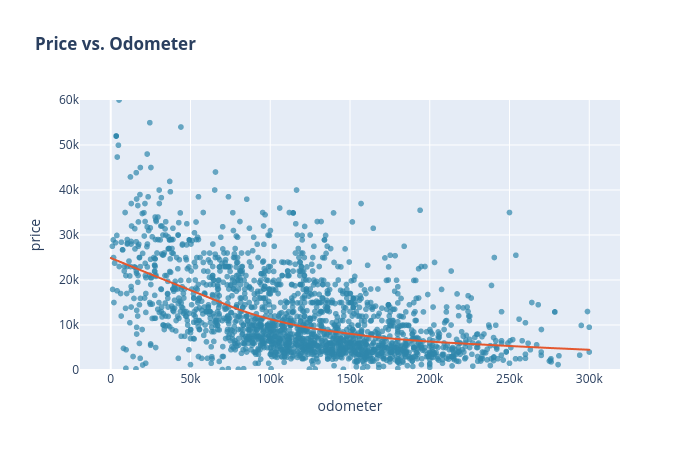

This figure's notebook cell:
### Markdown cell above
### 3.2. Price x Odometer Scatter

### Code cell
px.scatter(vehicles_df.sample(2000, random_state=32),
           x='odometer', 
           y='price',
           opacity=0.7, 
           trendline='lowess', 
           trendline_color_override='#E4572E',
           color_discrete_sequence=['#2E86AB'], 
           range_y=[0, 60000],
           title='<b>Price vs. Odometer</b>', 
           width=700, 
           height=450)

### Figure 1 — Plotly figure (JSON) as saved in the notebook; plotly's stock layout.template omitted (floating-point values rounded to 4 significant figures; data arrays with more than 128 entries replaced by an {"elided": "..."} marker saying what was removed)
{"data": [{"hovertemplate": "odometer=%{x}<br>price=%{y}<extra></extra>", "legendgroup": "", "marker": {"color": "#2E86AB", "opacity": 0.7, "symbol": "circle"}, "mode": "markers", "name": "", "showlegend": false, "type": "scattergl", "x": {"elided": "2000 int values"}, "xaxis": "x", "y": {"elided": "2000 int values"}, "yaxis": "y"}, {"hovertemplate": "<b>LOWESS trendline</b><br><br>odometer=%{x}<br>price=%{y} <b>(trend)</b><extra></extra>", "legendgroup": "", "line": {"color": "#E4572E"}, "marker": {"color": "#2E86AB", "symbol": "circle"}, "mode": "lines", "name": "", "showlegend": false, "type": "scattergl", "x": {"elided": "2000 int values"}, "xaxis": "x", "y": {"elided": "2000 float values"}, "yaxis": "y"}], "layout": {"height": 450, "legend": {"tracegroupgap": 0}, "title": {"text": "<b>Price vs. Odometer</b>"}, "width": 700, "xaxis": {"anchor": "y", "domain": [0, 1], "title": {"text": "odometer"}}, "yaxis": {"anchor": "x", "domain": [0, 1], "range": [0, 60000], "title": {"text": "price"}}}}
